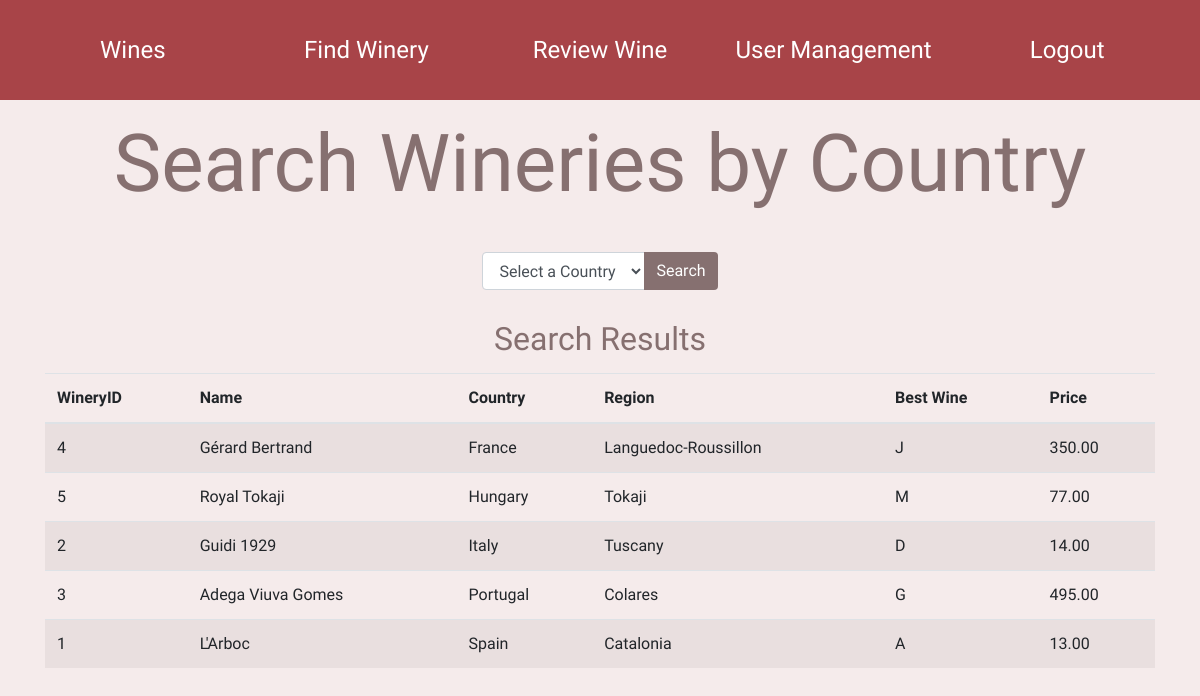
The page /search.php on the database as committed earlier.
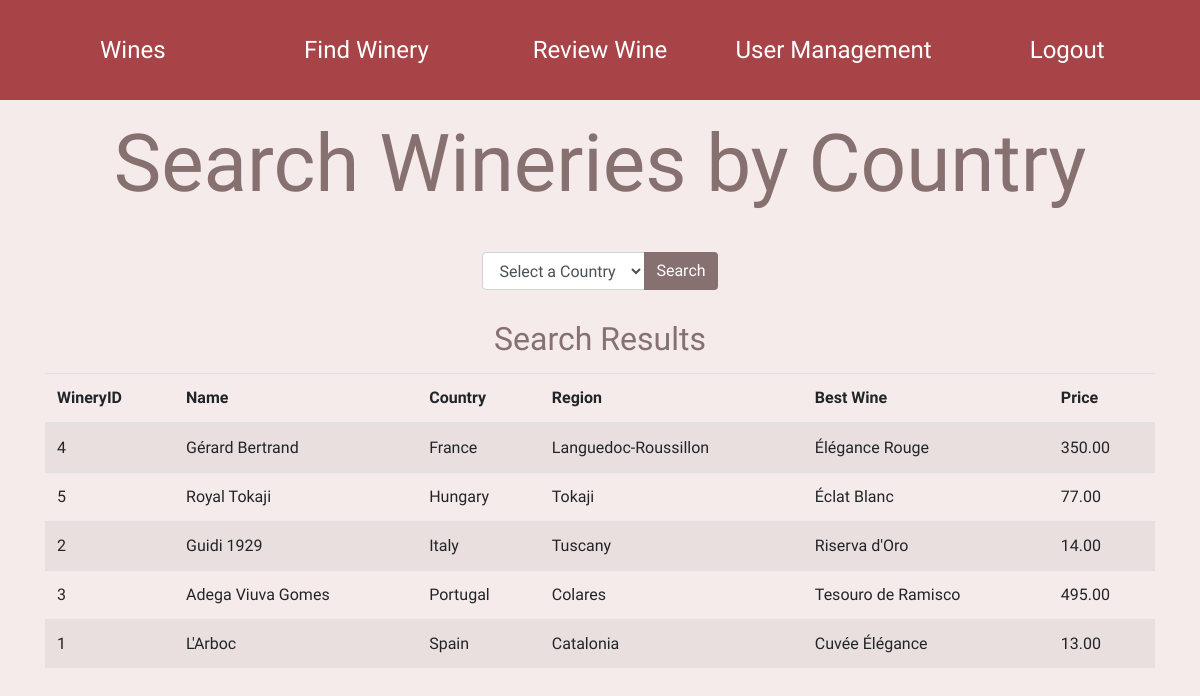
The same page on the database as committed later.
### tables this page shows
CREATE TABLE COS221_Winery (
  WineryID INT PRIMARY KEY AUTO_INCREMENT,
  Country VARCHAR(255) NOT NULL,
  Region VARCHAR(255) NOT NULL,
  Name VARCHAR(255) NOT NULL
);

CREATE TABLE COS221_Wines (
  WineID INT PRIMARY KEY AUTO_INCREMENT,
  Name VARCHAR(255) NOT NULL,
  Vinification VARCHAR(255) NOT NULL,
  Appellation VARCHAR(255) NOT NULL,
  Vintage INT NOT NULL,
  Price DECIMAL(10,2) NOT NULL CHECK (Price >= 0),
  WineryID INT,
  FOREIGN KEY (WineryID) REFERENCES COS221_Winery(WineryID) ON DELETE CASCADE
);

### search.php (the view, shortened to what this page needs)
<?php
class Database
{
    public static function instance()
    {
        static $instance = null;
        if ($instance === null) {
            global $db_host, $db_user, $db_pass, $db_name;
            $instance = new Database($db_host, $db_user, $db_pass, $db_name);
        }
        return $instance;
    }
    private function __construct($db_host, $db_user, $db_pass, $db_name)
    {
        $this->conn = new mysqli($db_host, $db_user, $db_pass, $db_name);
    }
}
$db = Database::instance();
$result = $db->conn->query("SELECT * FROM COS221_Winery ORDER BY Country;");
?>
<!doctype html>
<html>
<head>
</head>
<body>
    <?php require_once("header.php"); ?>
    <main>
        <h1>Search Wineries by Country</h1>
        <form action="./search.php" method="POST" class="form-inline my-4">
            <div class="form-group">
                <div class="input-group">
                    <select id="sortOption" name="sort" class="form-control">
                        <option value="none" selected disabled hidden>Select a Country</option>
                    </select>
                    <div class="input-group-append">
                        <button id="SortPrice" type="submit" class="btn btn-primary">Search</button>
                    </div>
                </div>
            </div>
        </form>
        <h1 id="results">Search Results</h2>
            <div class="container">
                <div class="table-responsive">
                    <table class="table table-striped">
                        <thead>
                            <tr>
                                <th>WineryID</th>
                                <th>Name</th>
                                <th>Country</th>
                                <th>Region</th>
                                <th>Best Wine</th>
                                <th>Price</th>
                            </tr>
                        </thead>
                        <tbody>
                            <?php
                            if ($result) {
                                while ($row = $result->fetch_row()) {
                                    echo "<tr><td>" . $row[0] . "</td><td>" . $row[3] . "</td><td>" . $row[1] . "</td><td>" . $row[2] . "</td>";
                                    $temp = $db->conn->query("SELECT COS221_Reviews.*,COS221_Wines.* FROM COS221_Reviews,COS221_Wines WHERE COS221_Reviews.WineID = COS221_Wines.WineID AND COS221_Wines.WineryID = '$row[0]' ORDER BY COS221_Reviews.Points DESC;");
                                    if ($temp) {
                                        $s = $temp->fetch_row();
                                        if ($s) {
                                            $t = $db->conn->query("SELECT * FROM COS221_Wines WHERE WineID LIKE '$s[2]';");
                                            if ($t) {
                                                $try = $t->fetch_row();
                                                if ($try) {
                                                    echo "<td>" . $try[1] . "</td><td>" . $try[5] . "</td></tr>";
                                                } else {
                                                    echo "<td>No Reviews</td><td>No Wines as of yet</td></tr>";
                                                }
                                            } else {
                                                echo "<td>No Reviews</td><td>No Wines as of yet</td></tr>";
                                            }
                                        } else {
                                            $t = $db->conn->query("SELECT * FROM COS221_Wines WHERE WineryID = '$row[0]' LIMIT 1;");
                                            if ($t) {
                                                $try = $t->fetch_row();
                                                if ($try) {
                                                    echo "<td>" . $try[1] . "</td><td>" . $try[5] . "</td></tr>";
                                                } else {
                                                    echo "<td>No Reviews</td><td>No Wines as of yet</td></tr>";
                                                }
                                            } else {
                                                echo "<td>No Reviews</td><td>No Wines as of yet</td></tr>";
                                            }
                                        }
                                    }
                                }
                            } else {
                                echo "<p>No results found</p>";
                            }
                            ?>
                        </tbody>
                    </table>
                </div>
            </div>
    </main>
</body>
</html>

### header.php (shortened to what this page needs)
<!DOCTYPE html>
<html lang="en">
<head>
    <link rel="stylesheet" href="https://stackpath.bootstrapcdn.com/bootstrap/4.5.0/css/bootstrap.min.css">
    <link href="style.css" rel="stylesheet">
</head>
<body>
    <nav class="navbar navbar-expand navbar-dark bg-dark height">
        <ul class="navbar-nav mx-auto justify-content-center navItemContainer" id="navBar">
            <li class="nav-item"><a class="nav-link" href="wines.php">Wines</a></li>
            <li class="nav-item"><a class="nav-link" href="search.php">Find Winery</a></li>
            <li class="nav-item" style="display: none;"><a class="nav-link" href="review.php">Review Wine</a></li>
            <li class="nav-item"><a class="nav-link" href="login.php">Login</a></li>
            <li class="nav-item"><a class="nav-link" href="signup.php">Sign Up</a></li>
        </ul>
    </nav>
</body>
</html>

### style.css (style rules this page uses)
* { font-family: 'Geologica', sans-serif !important; }
.nav-link { color: white !important; text-decoration: none !important; font-size: 1.5rem !important; }
.navItemContainer { display: flex; flex-grow: 1; align-items: center; }
.navItemContainer > * { flex: 1; text-align: center; }
.height { height: 100px; background-color: #A84448 !important; }
body { background-color: #F5EBEB; }
h1 { color: #867070; font-size: 5rem; text-align: center; }
form > label, form > button, form > * { width: 100%; text-align: center; justify-content: center; }
.btn-primary { background-color: #867070; border: white }
button { outline: none !important; border: none !important; }

### search.php (style rules this page uses)
h1 { font-size: 3em; padding: 0.2em; }
#results { font-size: 2em; padding: 0.2em; }

Rows that differ between the two databases and show on the page:
computed for cos221_winery "Gérard Bertrand": cos221_wines.Name "J" → "Élégance Rouge"
computed for cos221_winery "Royal Tokaji": cos221_wines.Name "M" → "Éclat Blanc"
changed through a linked row, cos221_winery "Italy": cos221_wines.Name "D" → "Riserva d'Oro"
computed for cos221_winery "Adega Viuva Gomes": cos221_wines.Name "G" → "Tesouro de Ramisco"
changed through a linked row, cos221_winery "L'Arboc": cos221_wines.Name "A" → "Cuvée Élégance"
